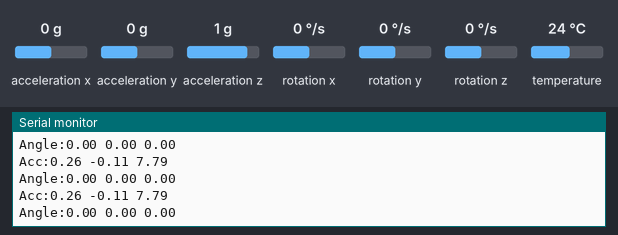
The sketch below on a simulated Arduino Uno, built with avr-gcc and run on an emulated ATmega328P. On the bench: the last lines printed to the serial monitor. Inputs (shaded band) come from the test bench; at power-on: acceleration x 0 g, acceleration y 0 g, acceleration z 1 g, rotation x 0 °/s, rotation y 0 °/s, rotation z 0 °/s, temperature 24 °C.

Above: at 1.2 s.
1.3 s: acceleration x set to -1.4 g
At 2.2 s:
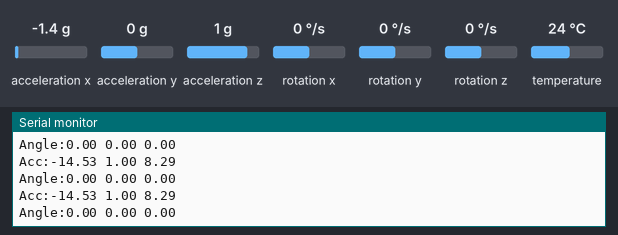
4.3 s: acceleration y set to -0.2 g
At 5.4 s:
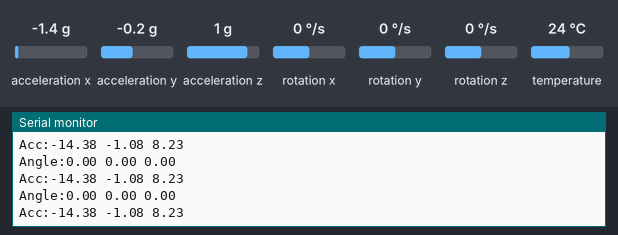
Timing chart, 0 to 7.3 s (numbered marks = the images above; inputs shaded):
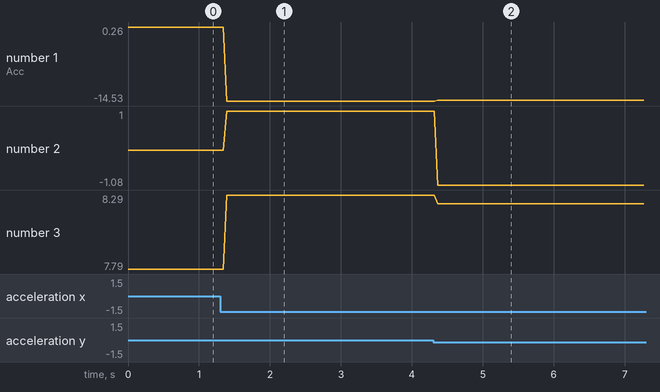

Measured:
- the behaviour switches between 0 and -0.1 g on acceleration y (found by bisection; images 1 and 2)
- after the input at 1.3 s, the serial monitor: prints a new line after 0.09 s (image 1)
- after the input at 4.3 s, the serial monitor: prints a new line after 0.06 s (image 2)
- plotted number 1: 0.26 → -14.53 after the input at 1.3 s, -14.53 → -14.38 after the input at 4.3 s
- plotted number 2: -0.11 → 1 after the input at 1.3 s, 1 → -1.08 after the input at 4.3 s
- plotted number 3: 7.79 → 8.29 after the input at 1.3 s, 8.29 → 8.23 after the input at 4.3 s

The sketch:

Accelerometer.ino
```cpp
#include <Adafruit_MPU6050.h>
#include <Adafruit_Sensor.h>


Adafruit_MPU6050 mpu;

float angleAccX;
float angleAccY;
float angleAccZ;

float angleVelX = 0;
float angleVelY = 0;
float angleVelZ = 0;

float angleX = 0;
float angleY = 0;
float angleZ = 0;

void setup() {
  Serial.begin(9600);

  pinMode(10,INPUT);

  if (!mpu.begin()) {
    Serial.println("Hittar inte MPU6050! Kontrollera I2C-koppling.");
    while (1) { delay(1000); }
  }

  mpu.setAccelerometerRange(MPU6050_RANGE_8_G);
  mpu.setGyroRange(MPU6050_RANGE_500_DEG);
  mpu.setFilterBandwidth(MPU6050_BAND_5_HZ);
}

void loop() {

  sensors_event_t a, g, t_mpu;
  mpu.getEvent(&a, &g, &t_mpu);

  float accelX     = a.acceleration.x;
  float accelY     = a.acceleration.y;
  float accelZ     = a.acceleration.z;

  //if (digitalRead(10) == HIGH)
  //{
    //Serial.println(String((Xcal),2) + " " + String((Ycal),2) + " " + String((Zcal),2));
  //}

  accelX += 0.438985;
  accelY -= 0.275097;
  accelZ -= 2.280243;

  accelX = (1.076808 * accelX) - (0.075704 * accelY) - (0.031436 * accelZ);
  accelY = (-0.075704 * accelX) + (1.057946 * accelY) + (0.026019 * accelZ);
  accelZ = (-0.031436 * accelX) + (0.026019 * accelY) + (1.036761 * accelZ);


  Serial.println("Acc:" + String((accelX),2) + " " + String((accelY),2) + " " + String((accelZ),2));

  angleAccX = round(100*(g.gyro.x+0.07))/100;
  angleAccY = round(100*(g.gyro.y+0.02))/100;
  angleAccZ = round(100*(g.gyro.z+0.02))/100;


  angleX += (angleAccX)/2;
  angleY += (angleAccY)/2;
  angleZ += (angleAccZ)/2;

  Serial.println("Angle:" + String((angleX),2) + " " + String((angleY),2) + " " + String((angleZ),2));

  delay(10);
}
```
